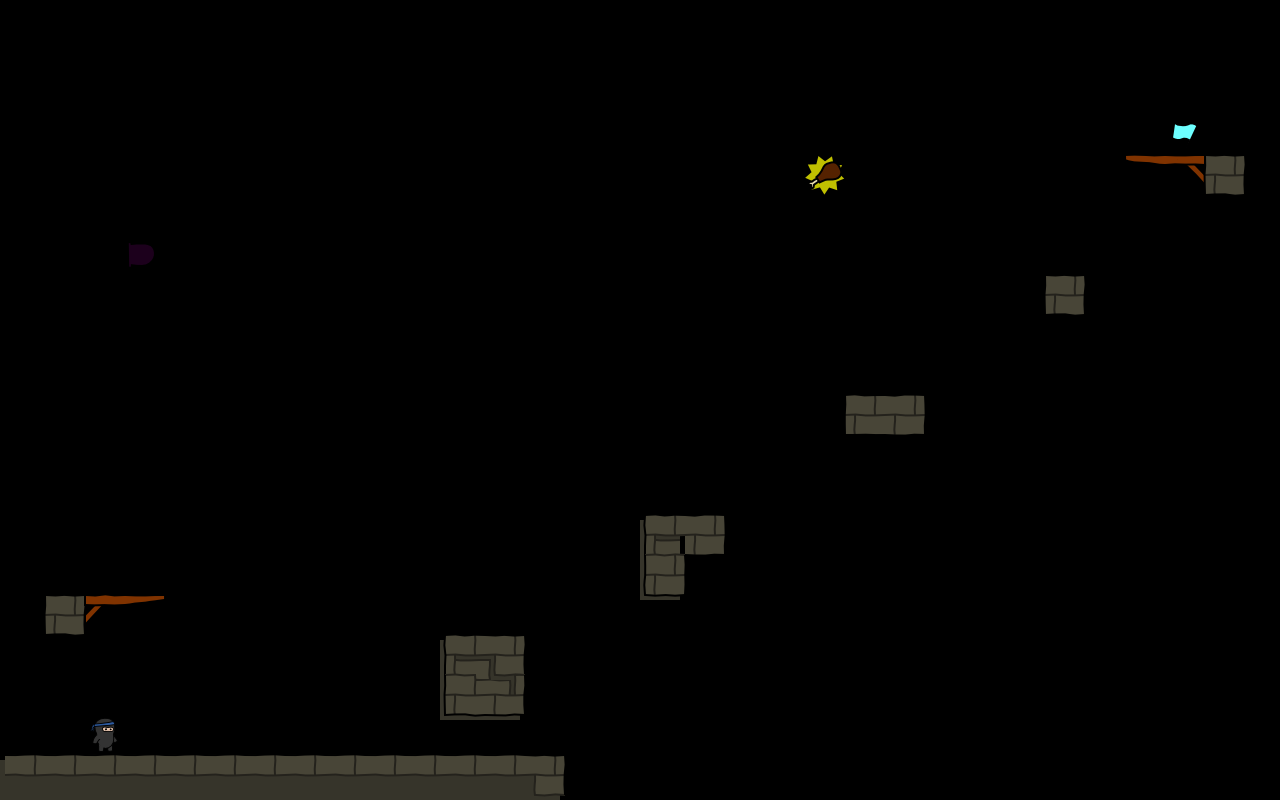

A 2D game scene composited from a Tiled map and its tileset images. What follows is a short description and the map's XML, with every tile layer's data as written:
An orthogonal 32x20 tile map with 40x40 px tiles, 4 tile layers (bg, walls, objects, fg), 3 tilesets.

<map version="1.0" orientation="orthogonal" width="32" height="20" tilewidth="40" tileheight="40">
 <tileset firstgid="1" name="world1" tilewidth="50" tileheight="50">
  <image source="world3.png" width="400" height="400" />
 </tileset>
 <tileset firstgid="65" name="objectpalette" tilewidth="50" tileheight="50">
  <image source="objectpalette.png" width="400" height="500" />
 </tileset>
 <tileset firstgid="145" name="background" tilewidth="40" tileheight="40">
  <image source="background3.png" width="320" height="600" />
 </tileset>
 <layer name="bg" width="32" height="20">
  <data encoding="csv">
0,0,0,0,0,0,0,0,0,0,0,0,0,0,0,0,0,0,0,0,0,0,0,0,0,0,0,0,0,0,0,0,
0,0,0,0,0,0,0,0,0,0,0,0,0,0,0,0,0,0,0,0,0,0,0,0,0,0,0,0,0,0,0,0,
0,0,0,0,0,0,0,0,0,0,0,0,0,0,0,0,0,0,0,0,0,0,0,0,0,0,0,0,0,0,0,0,
0,0,0,0,0,0,0,0,0,0,0,0,0,0,0,0,0,0,0,0,0,0,0,0,0,0,0,0,0,0,0,0,
0,0,0,0,0,0,0,0,0,0,0,0,0,0,0,0,0,0,0,0,0,0,0,0,0,0,0,0,0,0,0,0,
0,0,0,0,0,0,0,0,0,0,0,0,0,0,0,0,0,0,0,0,0,0,0,0,0,0,0,0,0,0,0,0,
0,0,0,0,0,0,0,0,0,0,0,0,0,0,0,0,0,0,0,0,0,0,0,0,0,0,0,0,0,0,0,0,
0,0,0,0,0,0,0,0,0,0,0,0,0,0,0,0,0,0,0,0,0,0,0,0,0,0,0,0,0,0,0,0,
0,0,0,0,0,0,0,0,0,0,0,0,0,0,0,0,0,0,0,0,0,0,0,0,0,0,0,0,0,0,0,0,
0,0,0,0,0,0,0,0,0,0,0,0,0,0,0,0,0,0,0,0,0,0,0,0,0,0,0,0,0,0,0,0,
0,0,0,0,0,0,0,0,0,0,0,0,0,0,0,0,0,0,0,0,0,0,0,0,0,0,0,0,0,0,0,0,
0,0,0,0,0,0,0,0,0,0,0,0,0,0,0,0,0,0,0,0,0,0,0,0,0,0,0,0,0,0,0,0,
0,0,0,0,0,0,0,0,0,0,0,0,0,0,0,0,0,0,0,0,0,0,0,0,0,0,0,0,0,0,0,0,
0,0,0,0,0,0,0,0,0,0,0,0,0,0,0,0,177,0,0,0,0,0,0,0,0,0,0,0,0,0,0,0,
0,0,0,0,0,0,0,0,0,0,0,0,0,0,0,0,173,0,0,0,0,0,0,0,0,0,0,0,0,0,0,0,
0,0,0,0,0,0,0,0,0,0,0,0,0,0,0,0,0,0,0,0,0,0,0,0,0,0,0,0,0,0,0,0,
0,0,0,0,0,0,0,0,0,0,0,177,186,0,0,0,0,0,0,0,0,0,0,0,0,0,0,0,0,0,0,0,
0,0,0,0,0,0,0,0,0,0,0,187,188,0,0,0,0,0,0,0,0,0,0,0,0,0,0,0,0,0,0,0,
0,0,0,0,0,0,0,0,0,0,0,0,0,0,0,0,0,0,0,0,0,0,0,0,0,0,0,0,0,0,0,0,
173,173,173,173,173,173,173,173,173,173,173,173,173,173,0,0,0,0,0,0,0,0,0,0,0,0,0,0,0,0,0,0
</data>
 </layer>
 <layer name="walls" width="32" height="20">
  <data encoding="csv">
0,0,0,0,0,0,0,0,0,0,0,0,0,0,0,0,0,0,0,0,0,0,0,0,0,0,0,0,0,0,0,0,
0,0,0,0,0,0,0,0,0,0,0,0,0,0,0,0,0,0,0,0,0,0,0,0,0,0,0,0,0,0,0,0,
0,0,0,0,0,0,0,0,0,0,0,0,0,0,0,0,0,0,0,0,0,0,0,0,0,0,0,0,0,0,0,0,
0,0,0,0,0,0,0,0,0,0,0,0,0,0,0,0,0,0,0,0,0,0,0,0,0,0,0,0,0,0,0,0,
0,0,0,0,0,0,0,0,0,0,0,0,0,0,0,0,0,0,0,0,0,0,0,0,0,0,0,0,14,8,4,0,
0,0,0,0,0,0,0,0,0,0,0,0,0,0,0,0,0,0,0,0,0,0,0,0,0,0,0,0,0,0,0,0,
0,0,0,0,0,0,0,0,0,0,0,0,0,0,0,0,0,0,0,0,0,0,0,0,0,0,0,0,0,0,0,0,
0,0,0,0,0,0,0,0,0,0,0,0,0,0,0,0,0,0,0,0,0,0,0,0,0,0,4,0,0,0,0,0,
0,0,0,0,0,0,0,0,0,0,0,0,0,0,0,0,0,0,0,0,0,0,0,0,0,0,0,0,0,0,0,0,
0,0,0,0,0,0,0,0,0,0,0,0,0,0,0,0,0,0,0,0,0,0,0,0,0,0,0,0,0,0,0,0,
0,0,0,0,0,0,0,0,0,0,0,0,0,0,0,0,0,0,0,0,0,1,3,0,0,0,0,0,0,0,0,0,
0,0,0,0,0,0,0,0,0,0,0,0,0,0,0,0,0,0,0,0,0,0,0,0,0,0,0,0,0,0,0,0,
0,0,0,0,0,0,0,0,0,0,0,0,0,0,0,0,0,0,0,0,0,0,0,0,0,0,0,0,0,0,0,0,
0,0,0,0,0,0,0,0,0,0,0,0,0,0,0,0,9,3,0,0,0,0,0,0,0,0,0,0,0,0,0,0,
0,0,0,0,0,0,0,0,0,0,0,0,0,0,0,0,28,0,0,0,0,0,0,0,0,0,0,0,0,0,0,0,
0,4,6,15,0,0,0,0,0,0,0,0,0,0,0,0,0,0,0,0,0,0,0,0,0,0,0,0,0,0,0,0,
0,0,0,0,0,0,0,0,0,0,0,9,11,0,0,0,0,0,0,0,0,0,0,0,0,0,0,0,0,0,0,0,
0,0,0,0,0,0,0,0,0,0,0,25,27,0,0,0,0,0,0,0,0,0,0,0,0,0,0,0,0,0,0,0,
0,0,0,0,0,0,0,0,0,0,0,0,0,0,0,0,0,0,0,0,0,0,0,0,0,0,0,0,0,0,0,0,
10,10,10,10,10,10,10,10,10,10,10,10,10,11,0,0,0,0,0,0,0,0,0,0,0,0,0,0,0,0,0,0
</data>
 </layer>
 <layer name="objects" width="32" height="20">
  <data encoding="csv">
0,0,0,0,0,0,0,0,0,0,0,0,0,0,0,0,0,0,0,0,0,0,0,0,0,0,0,0,0,0,0,0,
0,0,0,0,0,0,0,0,0,0,0,0,0,0,0,0,0,0,0,0,0,0,0,0,0,0,0,0,0,0,0,0,
0,0,0,0,0,0,0,0,0,0,0,0,0,0,0,0,0,0,0,0,0,0,0,0,0,0,0,0,0,0,0,0,
0,0,0,0,0,0,0,0,0,0,0,0,0,0,0,0,0,0,0,0,0,0,0,0,0,0,0,0,0,66,0,0,
0,0,0,0,0,0,0,0,0,0,0,0,0,0,0,0,0,0,0,0,78,0,0,0,0,0,0,0,0,0,0,0,
0,0,0,0,0,0,0,0,0,0,0,0,0,0,0,0,0,0,0,0,0,0,0,0,0,0,0,0,0,0,0,0,
0,0,0,77,0,0,0,0,0,0,0,0,0,0,0,0,0,0,0,0,0,0,0,0,0,0,0,0,0,0,0,0,
0,0,0,0,0,0,0,0,0,0,0,0,0,0,0,0,0,0,0,0,0,0,0,0,0,0,0,0,0,0,0,0,
0,0,0,0,0,0,0,0,0,0,0,0,0,0,0,0,0,0,0,0,0,0,0,0,0,0,0,0,0,0,0,0,
0,0,0,0,0,0,0,0,0,0,0,0,0,0,0,0,0,0,0,0,0,0,0,0,0,0,0,0,0,0,0,0,
0,0,0,0,0,0,0,0,0,0,0,0,0,0,0,0,0,0,0,0,0,0,0,0,0,0,0,0,0,0,0,0,
0,0,0,0,0,0,0,0,0,0,0,0,0,0,0,0,0,0,0,0,0,0,0,0,0,0,0,0,0,0,0,0,
0,0,0,0,0,0,0,0,0,0,0,0,0,0,0,0,0,0,0,0,0,0,0,0,0,0,0,0,0,0,0,0,
0,0,0,0,0,0,0,0,0,0,0,0,0,0,0,0,0,0,0,0,0,0,0,0,0,0,0,0,0,0,0,0,
0,0,0,0,0,0,0,0,0,0,0,0,0,0,0,0,0,0,0,0,0,0,0,0,0,0,0,0,0,0,0,0,
0,0,0,0,0,0,0,0,0,0,0,0,0,0,0,0,0,0,0,0,0,0,0,0,0,0,0,0,0,0,0,0,
0,0,0,0,0,0,0,0,0,0,0,0,0,0,0,0,0,0,0,0,0,0,0,0,0,0,0,0,0,0,0,0,
0,0,0,0,0,0,0,0,0,0,0,0,0,0,0,0,0,0,0,0,0,0,0,0,0,0,0,0,0,0,0,0,
0,0,65,0,0,0,0,0,0,0,0,0,0,0,0,0,0,0,0,0,0,0,0,0,0,0,0,0,0,0,0,0,
0,0,0,0,0,0,0,0,0,0,0,0,0,0,0,0,0,0,0,0,0,0,0,0,0,0,0,0,0,0,0,0
</data>
 </layer>
 <layer name="fg" width="32" height="20">
  <data encoding="csv">
0,0,0,0,0,0,0,0,0,0,0,0,0,0,0,0,0,0,0,0,0,0,0,0,0,0,0,0,0,0,0,0,
0,0,0,0,0,0,0,0,0,0,0,0,0,0,0,0,0,0,0,0,0,0,0,0,0,0,0,0,0,0,0,0,
0,0,0,0,0,0,0,0,0,0,0,0,0,0,0,0,0,0,0,0,0,0,0,0,0,0,0,0,0,0,0,0,
0,0,0,0,0,0,0,0,0,0,0,0,0,0,0,0,0,0,0,0,0,0,0,0,0,0,0,0,0,0,0,0,
0,0,0,0,0,0,0,0,0,0,0,0,0,0,0,0,0,0,0,0,0,0,0,0,0,0,0,0,0,0,0,0,
0,0,0,0,0,0,0,0,0,0,0,0,0,0,0,0,0,0,0,0,0,0,0,0,0,0,0,0,0,0,0,0,
0,0,0,0,0,0,0,0,0,0,0,0,0,0,0,0,0,0,0,0,0,0,0,0,0,0,0,0,0,0,0,0,
0,0,0,0,0,0,0,0,0,0,0,0,0,0,0,0,0,0,0,0,0,0,0,0,0,0,0,0,0,0,0,0,
0,0,0,0,0,0,0,0,0,0,0,0,0,0,0,0,0,0,0,0,0,0,0,0,0,0,0,0,0,0,0,0,
0,0,0,0,0,0,0,0,0,0,0,0,0,0,0,0,0,0,0,0,0,0,0,0,0,0,0,0,0,0,0,0,
0,0,0,0,0,0,0,0,0,0,0,0,0,0,0,0,0,0,0,0,0,0,0,0,0,0,0,0,0,0,0,0,
0,0,0,0,0,0,0,0,0,0,0,0,0,0,0,0,0,0,0,0,0,0,0,0,0,0,0,0,0,0,0,0,
0,0,0,0,0,0,0,0,0,0,0,0,0,0,0,0,0,0,0,0,0,0,0,0,0,0,0,0,0,0,0,0,
0,0,0,0,0,0,0,0,0,0,0,0,0,0,0,0,0,0,0,0,0,0,0,0,0,0,0,0,0,0,0,0,
0,0,0,0,0,0,0,0,0,0,0,0,0,0,0,0,0,0,0,0,0,0,0,0,0,0,0,0,0,0,0,0,
0,0,0,0,0,0,0,0,0,0,0,0,0,0,0,0,0,0,0,0,0,0,0,0,0,0,0,0,0,0,0,0,
0,0,0,0,0,0,0,0,0,0,0,0,0,0,0,0,0,0,0,0,0,0,0,0,0,0,0,0,0,0,0,0,
0,0,0,0,0,0,0,0,0,0,0,0,0,0,0,0,0,0,0,0,0,0,0,0,0,0,0,0,0,0,0,0,
0,0,0,0,0,0,0,0,0,0,0,0,0,0,0,0,0,0,0,0,0,0,0,0,0,0,0,0,0,0,0,0,
0,0,0,0,0,0,0,0,0,0,0,0,0,0,0,0,0,0,0,0,0,0,0,0,0,0,0,0,0,0,0,0
</data>
 </layer>
</map>
